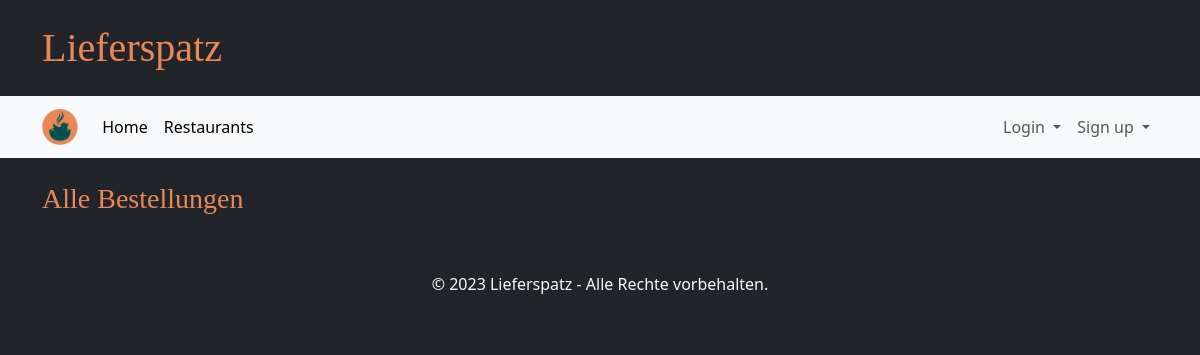
The page /orders on the database as committed earlier.
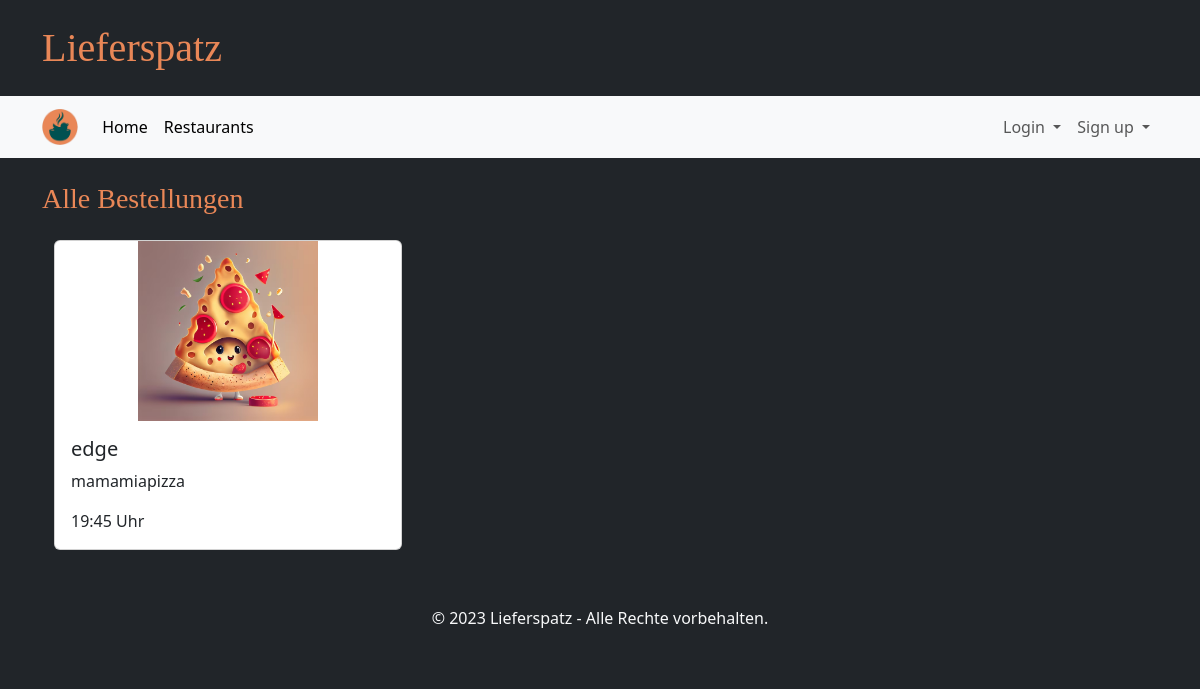
The same page on the database as committed later.
### tables this page shows
CREATE TABLE Bestellung(
            KUsername TEXT NOT NULL,
            GUsername TEXT NOT NULL,
            Eingangszeit TEXT NOT NULL,
            Anmerkung TEXT,
            Bestellstatus TEXT NOT NULL CHECK( Bestellstatus IN ('in Bearbeitung','in Zubereitung','storniert','abgeschlossen') )
        );

### main.py (the view)
@app.route("/orders")
def order_page():
    orders = database.get_orders()
    return render_template("orders.html", orders=orders)

### database.py (called while the page is built)
def getData(sql, params = ()):
    dbcon = sqlite3.connect("instance/db.db")
    cursor = dbcon.cursor()
    cursor.execute(sql, params)
    return cursor

def get_orders():
    orders = []
    request_pointer = getData("""SELECT *
                              FROM Bestellung""")
    for entry in request_pointer.fetchall():
        order = {
            "KUsername": entry[0],
            "GUsername": entry[1],
            "ordertime": entry[2],
            "comment": entry[3],
            "orderstatus": entry[4]
        }
        orders.append(order)
    return orders

### templates/orders.html (shortened to what this page needs)
{% extends "base.html" %}
{% block heading %}Alle Bestellungen{% endblock %}
{% block content %}
<div class="row g-4 mb-4">
  {% for order in orders %}
  <div class="col-4">
      <div class="card">
      <img src="{{ url_for('static', filename='test1.jpeg') }}" class="card-img-top shop-image" alt="...">
      <div class="card-body">
          <h5 class="card-title">{{ order['KUsername'] }}</h5>
          <p class="card-text">{{ order['GUsername'] }}</p>
          <p class="card-text">{{ order['ordertime'] }}</p>
      </div>
      </div>
  </div>
  {% endfor %}
</div>
{% endblock %}

### templates/base.html (shortened to what this page needs)
<!DOCTYPE html>
<html lang="de">
<head>
    <link rel="stylesheet" href="/static/style.css">
    <link href="https://cdn.jsdelivr.net/npm/bootstrap@5.3.2/dist/css/bootstrap.min.css" rel="stylesheet">
</head>
<body class="bg-dark">
    <div class="container my-4">
        <h1 class="brandfont">Lieferspatz</h1>
    </div>
    <nav class="navbar navbar-expand-md bg-body-tertiary">
        <div class="container">
          <a class="navbar-brand" href="#">
            <img src="{{ url_for('static', filename='ls_logo.png') }}" alt="..." height="36" />
          </a>
          <div class="collapse navbar-collapse" id="navbarSupportedContent">
            <ul class="navbar-nav me-auto mb-2 mb-lg-0">
              <li class="nav-item">
                <a class="nav-link active" aria-current="page" href="{{ url_for('start_page') }}">Home</a>
              </li>
              <li class="nav-item">
                <a class="nav-link active" aria-current="page" href="{{ url_for('restaurants_page') }}">Restaurants</a>
              </li>
            </ul>
            <ul class="navbar-nav mb-2 mb-lg-0">
              {% if session['user'] %}
              <li class="nav-item dropdown">
                <a class="nav-link dropdown-toggle" href="#" role="button" data-bs-toggle="dropdown" aria-expanded="false">
                  {{ session['user'] }}
                </a>
                <ul class="dropdown-menu">
                  {% if session['business'] %}
                  <li><a class="dropdown-item" href="{{ url_for('menue_page', username=session['user']) }}">Edit restaurant</a></li>
                  {% else %}
                  <li><a class="dropdown-item" href="{{ url_for('edit_profile_page') }}">Edit profile</a></li>
                  {% endif %}
                  <li><hr class="dropdown-divider"></li>
                  <li><a class="dropdown-item" href="{{ url_for('logout_page') }}">Log out</a></li>
                </ul>
              </li>
              {% else %}
              <li class="nav-item dropdown">
                <a class="nav-link dropdown-toggle" href="#" role="button" data-bs-toggle="dropdown" aria-expanded="false">
                  Login
                </a>
              </li>
              <li class="nav-item dropdown">
                <a class="nav-link dropdown-toggle" href="#" role="button" data-bs-toggle="dropdown" aria-expanded="false">
                  Sign up
                </a>
              </li>
              {% endif %}
            </ul>
          </div>
        </div>
    </nav>
    <div class="container mt-4">
        <h3 class="brandfont2">{% block heading %}{% endblock %}</h3>
    </div>
    <div class="container text-light px-4 py-3 ">
        {% block content %}{% endblock %}
    </div>
    <footer class="bg-dark text-light text-center py-3">
        <p>&copy; 2023 Lieferspatz - Alle Rechte vorbehalten.</p>
    </footer>
</body>
</html>

### static/style.css (style rules this page uses)
.brandfont { font-family: brandFont; color: #e98757; }
.brandfont2 { font-family: brandFont2; color: #e98757; }
.shop-image { height: 180px; object-fit: contain; }

Rows that differ between the two databases and show on the page:
added Bestellung: KUsername "edge", GUsername "mamamiapizza", ordertime "19:45 Uhr"
